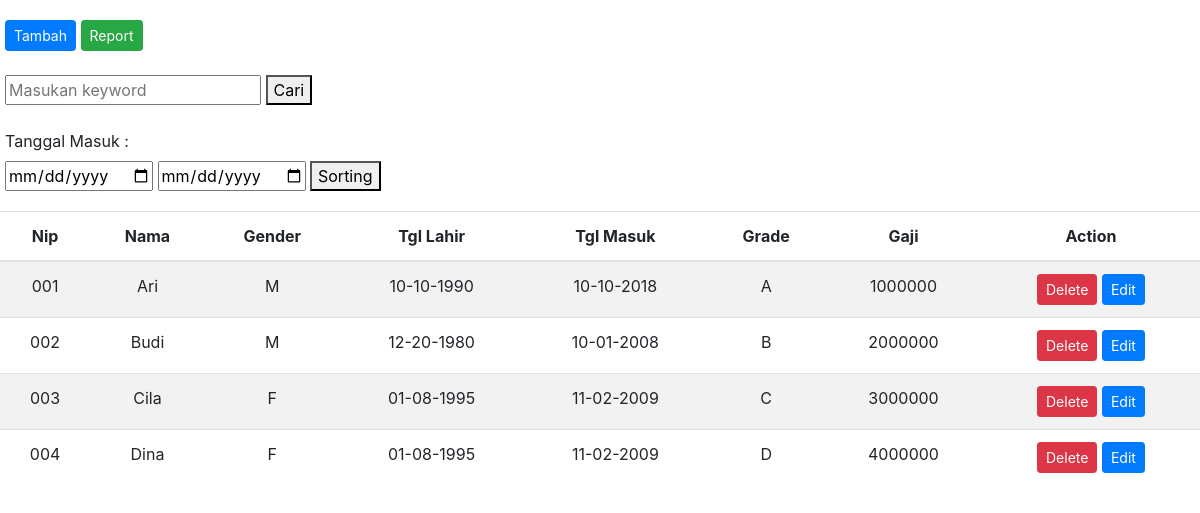
The page / on the database its author committed.
### tables this page shows
CREATE TABLE IF NOT EXISTS `tb_karyawan` (
  `id_karyawan` int(11) NOT NULL AUTO_INCREMENT,
  `nip` text NOT NULL,
  `nama` text NOT NULL,
  `gender` char(2) NOT NULL,
  `tgl_lahir` date NOT NULL,
  `tgl_masuk` date NOT NULL,
  `grade` char(2) NOT NULL,
  PRIMARY KEY (`id_karyawan`)
);

CREATE TABLE IF NOT EXISTS `tb_gaji` (
  `id_gaji` int(11) NOT NULL AUTO_INCREMENT,
  `grade` char(2) NOT NULL,
  `gaji` int(11) NOT NULL,
  PRIMARY KEY (`id_gaji`)
);

### functions.php (called while the page is built, shortened)
<?php
$conn = mysqli_connect("localhost","root","","sikarwan");
function query($query){
    global $conn;
    $result = mysqli_query($conn,$query);
    $rows = [];
    while($row = mysqli_fetch_assoc($result)){
        $rows[] = $row;
    }
    return $rows;
}
?>

### index.php (the view, shortened to what this page needs)
<?php
require("functions.php");
$data_karyawan = query("SELECT tb_karyawan.id_karyawan,tb_karyawan.nip,tb_karyawan.nama,tb_karyawan.gender,tb_karyawan.tgl_lahir, tb_karyawan.tgl_masuk,tb_karyawan.grade,tb_gaji.gaji FROM tb_karyawan INNER JOIN tb_gaji ON tb_karyawan.grade = tb_gaji.grade ORDER BY tb_karyawan.nip asc ;");
?>
<!doctype html>
<html lang="en">
  <head>
    <link href="https://cdnjs.cloudflare.com/ajax/libs/select2/4.0.9/css/select2.min.css" rel="stylesheet" />
    <link rel="stylesheet" href="css/bootstrap.min.css">
  </head>
  <body>
  <div class="row">
    <div class="card-body">
        <button class="btn btn-primary btn-sm" data-toggle="modal" data-target="#exampleModal">Tambah</button>
        <button class="btn btn-success btn-sm">Report</button>
        <br>
        <br>
        <form action="" method="post">
            <input type="text" name="keyword" autofocus placeholder="Masukan keyword" autocomplete="off">
            <button type="submit" name="cari">Cari</button>
        </form>
        <br>
        <label for="tgl_masuk">Tanggal Masuk :</label>
        <form action="" method="post">
            <input type="date" name="awal" placeholder="tanggal awal">
            <input type="date" name="akhir" placeholder="tanggal akhir">
            <button type="submit" name="urut">Sorting</button>
        </form>
    </div>
  </div>
  <div class="row">
    <div class="col-md-12">
        <div class="table-responsive text-center">
            <table class="table table-striped">
                <thead>
                    <tr>
                    <th scope="col">Nip</th>
                    <th scope="col">Nama</th>
                    <th scope="col">Gender</th>
                    <th scope="col">Tgl Lahir</th>
                    <th scope="col">Tgl Masuk</th>
                    <th scope="col">Grade</th>
                    <th scope="col">Gaji</th>
                    <th scope="col">Action</th>
                    </tr>
                </thead>
                <tbody>
                    <?php foreach($data_karyawan as $karyawan): ?>
                    <tr>
                        <td><?php echo $karyawan["nip"]; ?></td>
                        <td><?php echo $karyawan["nama"]; ?></td>
                        <td><?php echo $karyawan["gender"]; ?></td>
                        <?php $newlahir = date("m-d-Y", strtotime($karyawan["tgl_lahir"]));?>
                        <td><?php echo $newlahir ?></td>
                        <?php $newmasuk = date("m-d-Y", strtotime($karyawan["tgl_masuk"]));?>
                        <td><?php echo $newmasuk; ?></td>
                        <td><?php echo $karyawan["grade"]; ?></td>
                        <td><?php echo $karyawan["gaji"]; ?></td>
                        <td>
                            <a href="hapus.php?id_karyawan=<?php echo $karyawan["id_karyawan"]; ?>" onclick="return confirm('Yakin hapus ?');">
                            <button class="btn btn-danger btn-sm">Delete</button>
                            </a>
                            <a href="ubah.php?id_karyawan=<?php echo $karyawan["id_karyawan"]; ?>">
                            <button class="btn btn-primary btn-sm">Edit</button>
                            </a>
                        </td>
                    </tr>
                    <?php endforeach;?>
                </tbody>
            </table>
        </div>
    </div>
</div>
</body>
</html>

### rows shown on the page
tb_karyawan: nip "001", nama "Ari", gender "M", tgl_lahir "10-10-1990", tgl_masuk "10-10-2018", grade "A", tb_gaji.gaji "1000000"
tb_karyawan: nip "002", nama "Budi", gender "M", tgl_lahir "12-20-1980", tgl_masuk "10-01-2008", grade "B", tb_gaji.gaji "2000000"
tb_karyawan: nip "003", nama "Cila", gender "F", tgl_lahir "01-08-1995", tgl_masuk "11-02-2009", grade "C", tb_gaji.gaji "3000000"
tb_karyawan: nip "004", nama "Dina", gender "F", tgl_lahir "01-08-1995", tgl_masuk "11-02-2009", grade "D", tb_gaji.gaji "4000000"
